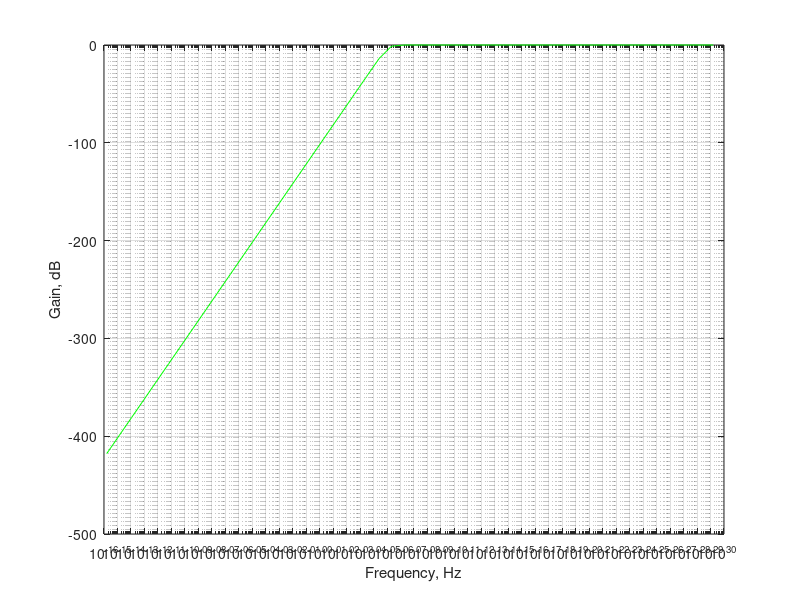

The MATLAB source for this figure: (Note: this script raises an error after producing the figure.)
%To design a RL HPF with cutoff frequency 124 kHz or 124000 Hz -
fc = 124000;
R = 3900;
L = R/(2*pi*fc);
%Then, in Transfer function-
numerator = [0 L 0];
denominator = [0 L R];
w = logspace(-15,30);
h = freqs(numerator,denominator,w);
f = w/(2*pi);
magnitude = 20*log10(abs(h));
semilogx(f,magnitude,'g');
grid on;
xlabel('Frequency, Hz');
ylabel('Gain, dB');
xline(124000,'r','124 kHz');
yline(-3,'b','-3 dB');
